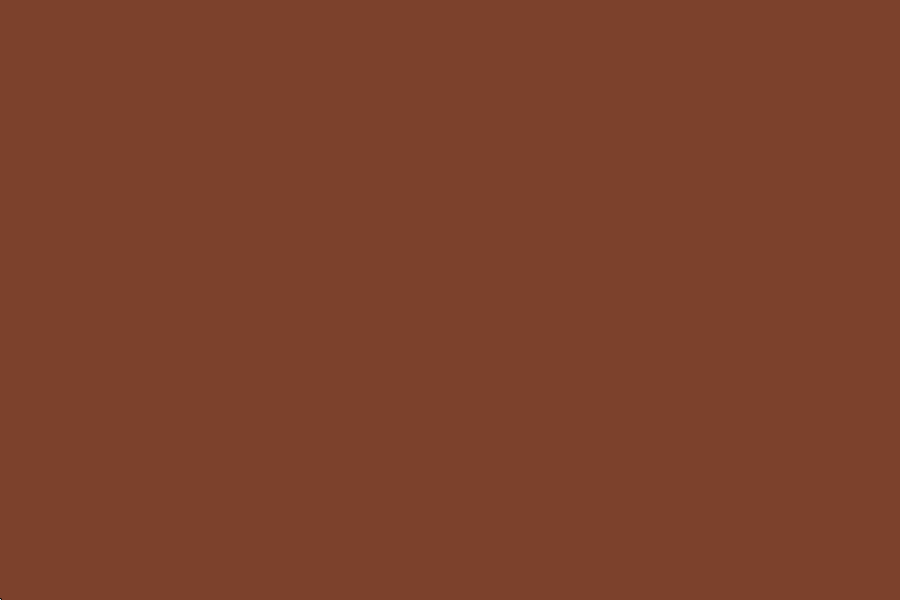
Frame 1 (no input)
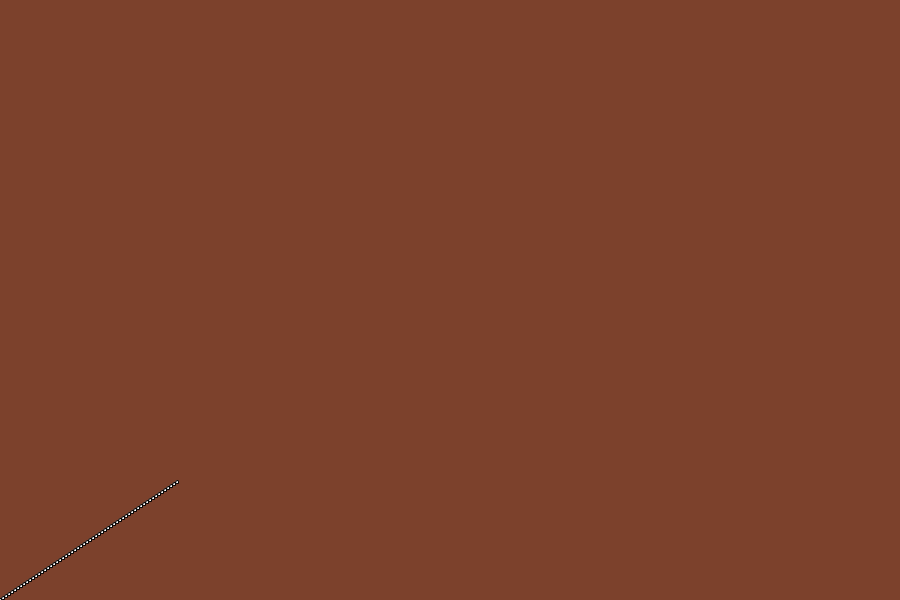
Frame 60 (the mouse pressed at the canvas centre just before this capture)
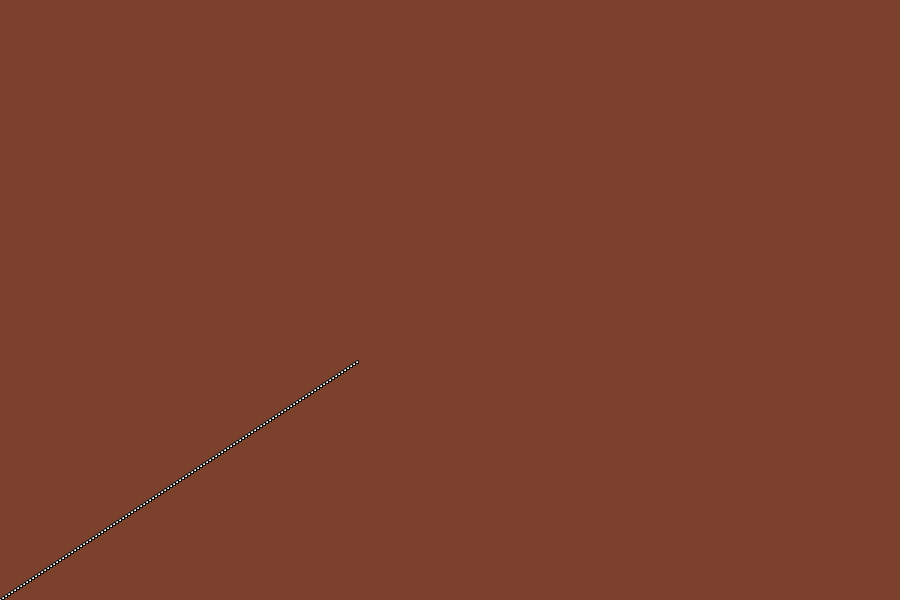
Frame 120 (the mouse held since frame 60 and released just before this capture)

The Processing sketch that drew these frames (run headless with seeded random() and noise(); from frame 60 on, the mouse is pressed at the canvas centre):

// Processing sketch: MagicWorm
// ── MagicWorm.pde
int i=0;
int X=0;
int Y=600;
void setup(){
size(900,600);
background(124,65,44);
}
void draw(){
if(i<300){
ellipse(X,Y,3,3);
}
else if(i==300){
ellipse(random(300),random(300),3,3);
}
i++;
X=X+3;
Y=Y-2;
}
